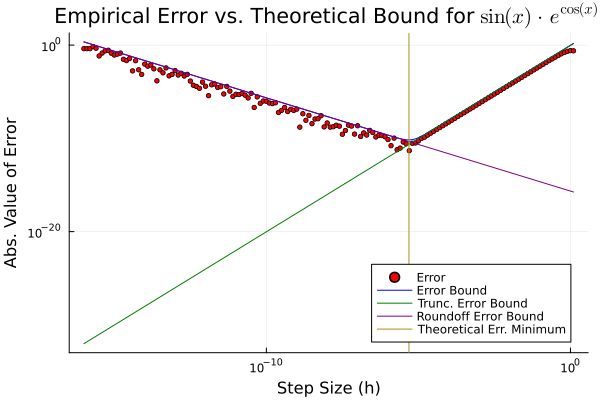

Julia code for this plot:
# Question 7c

using Plots

x = π / 4
h = 10 .^ (-16:0.1:0.1)
M = 5.724

f(x) = sin.(x) .* exp.(cos.(x))
fp_accurate = exp.(cos.(x)) * cos.(x) - exp.(cos.(x)) * sin.(x) .^ 2
fp = (f(x .+ h) .- f(x .- h)) ./ (2 .* h)

error = abs.(fp_accurate .- fp)
truncation(h) = M .* h .^ 2 ./ 6
roundoff(h) = eps() ./ h
err_bound(h) = truncation(h) + roundoff(h)
error_bound = err_bound(h);

t = scatter(h, error, color=:red, label="Error", xaxis=:log, yaxis=:log, markersize=2.5, legend=:bottomright)
plot!(h, error_bound, color=:blue, label="Error Bound", xaxis=:log, yaxis=:log)
plot!(h, truncation(h), color=:green, label="Trunc. Error Bound", xaxis=:log, yaxis=:log)
plot!(h, roundoff(h), color=:purple, label="Roundoff Error Bound", xaxis=:log, yaxis=:log)
xaxis!("Step Size (h)")
yaxis!("Abs. Value of Error")
title!("Empirical Error vs. Theoretical Bound for \$\\sin(x) \\cdot e^{\\cos(x)}\$")
vline!([cbrt(3 * eps() / M)], label="Theoretical Err. Minimum")
savefig(t, "./assignments/assignment-1/truncation.png")